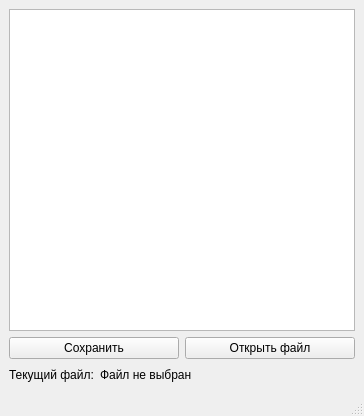
<?xml version="1.0" encoding="UTF-8"?>
<ui version="4.0">
 <class>MainWindow</class>
 <widget class="QMainWindow" name="MainWindow">
  <property name="geometry">
   <rect>
    <x>0</x>
    <y>0</y>
    <width>364</width>
    <height>416</height>
   </rect>
  </property>
  <property name="windowTitle">
   <string>MainWindow</string>
  </property>
  <widget class="QWidget" name="centralwidget">
   <layout class="QVBoxLayout" name="verticalLayout">
    <item>
     <widget class="QTextEdit" name="textEdit"/>
    </item>
    <item>
     <layout class="QHBoxLayout" name="horizontalLayout">
      <item>
       <widget class="QPushButton" name="pushButton_save">
        <property name="text">
         <string>Сохранить</string>
        </property>
       </widget>
      </item>
      <item>
       <widget class="QPushButton" name="pushButton_load">
        <property name="text">
         <string>Открыть файл</string>
        </property>
       </widget>
      </item>
     </layout>
    </item>
    <item>
     <layout class="QHBoxLayout" name="horizontalLayout_2">
      <item>
       <widget class="QLabel" name="label">
        <property name="text">
         <string>Текущий файл:</string>
        </property>
       </widget>
      </item>
      <item>
       <widget class="QLabel" name="label_file_name">
        <property name="text">
         <string>Файл не выбран</string>
        </property>
       </widget>
      </item>
      <item>
       <spacer name="horizontalSpacer">
        <property name="orientation">
         <enum>Qt::Horizontal</enum>
        </property>
        <property name="sizeHint" stdset="0">
         <size>
          <width>40</width>
          <height>20</height>
         </size>
        </property>
       </spacer>
      </item>
     </layout>
    </item>
   </layout>
  </widget>
  <widget class="QMenuBar" name="menubar">
   <property name="geometry">
    <rect>
     <x>0</x>
     <y>0</y>
     <width>364</width>
     <height>21</height>
    </rect>
   </property>
  </widget>
  <widget class="QStatusBar" name="statusbar"/>
 </widget>
 <resources/>
 <connections/>
</ui>
